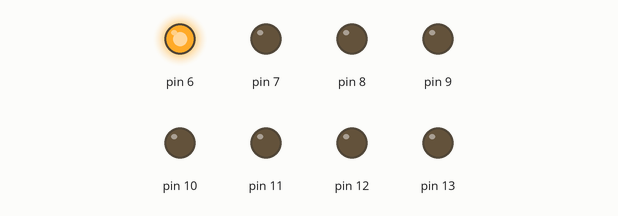
Bench run of a sketch on a simulated Arduino Uno, built with avr-gcc and run on an emulated ATmega328P. Shown: output pins drawn as LEDs (lit = HIGH).

Above: at 0.1 s.
At 0.9 s:
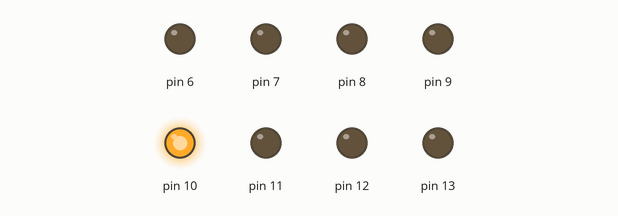
At 1.9 s:
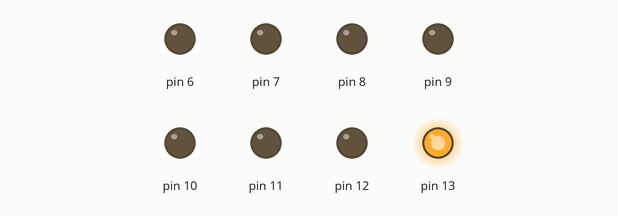
At 2.7 s:
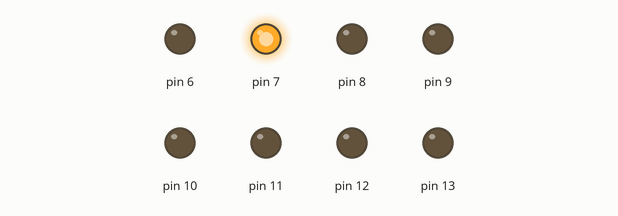
At 3.5 s:
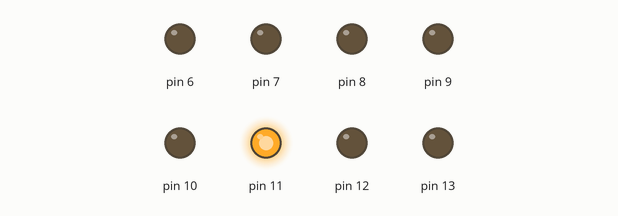
At 5.3 s:
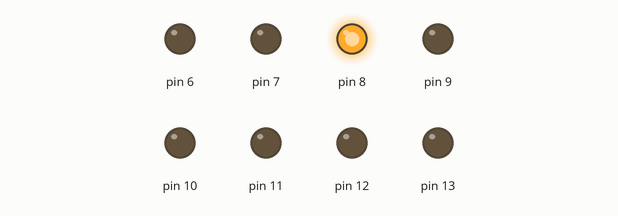
Timing chart, 0 to 5.6 s (numbered marks = the images above):
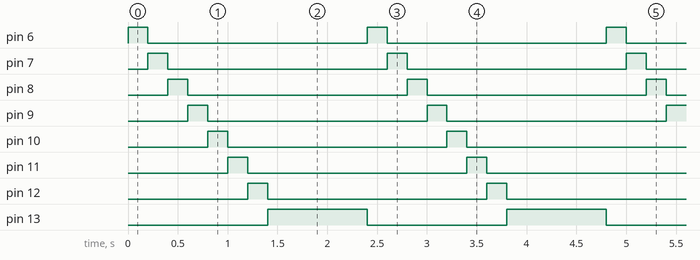

Measured:
- by itself, pin 6–12: alternates HIGH for 0.20 s and LOW for 2.2 s
- by itself, pin 13: alternates HIGH for 1.0 s and LOW for 1.4 s
- by itself, everything shown: repeats every 2.4 s, in 8 steps

The sketch:

leds.ino
```cpp
int current = 0;

void setup() {
  pinMode(6, OUTPUT);
  pinMode(7, OUTPUT);
  pinMode(8, OUTPUT);
  pinMode(9, OUTPUT);
  pinMode(10, OUTPUT);
  pinMode(11, OUTPUT);
  pinMode(12, OUTPUT);
  pinMode(13, OUTPUT);
}

void loop() {
  turnOff();
  digitalWrite(6+current, HIGH);
  current = (current+1) % 8;
  if (current == 0) {
    delay(800);
  }
  delay(200);
}

void turnOff() {
  for (int i = 6; i <= 13; i++) {
    digitalWrite(i, LOW);
  }
}
```
